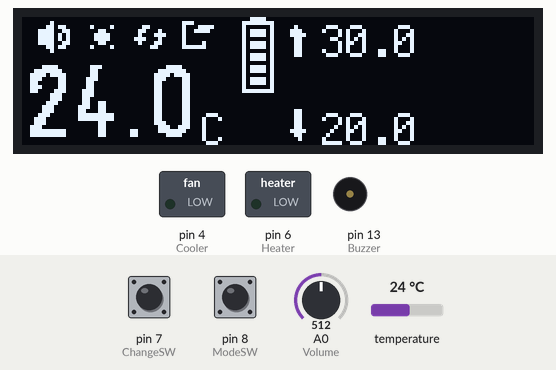
The sketch below on a simulated Arduino Nano, built with avr-gcc and run on an emulated ATmega328P. On the bench: 128×32 one-colour display, switched loads named in the sketch (green lamp = pin HIGH), buzzer (waves = sounding, pin HIGH). Inputs (shaded band) come from the test bench; at power-on: pin 8 (ModeSW) LOW, temperature 24 °C, pin 7 (ChangeSW) LOW, A0 (Volume) = 512. EEPROM starts erased; what the sketch prints to the serial monitor is not drawn.

Above: at 3.7 s.
3.8 s: pin 8 (ModeSW) pulled HIGH for 3.2 s
At 8.5 s:
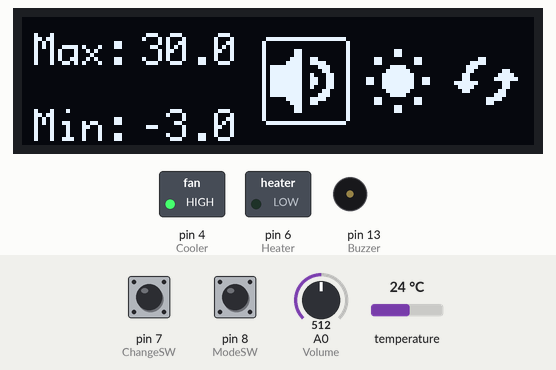
9.2 s: pin 8 (ModeSW) pulled HIGH for 3.2 s
At 13.1 s:
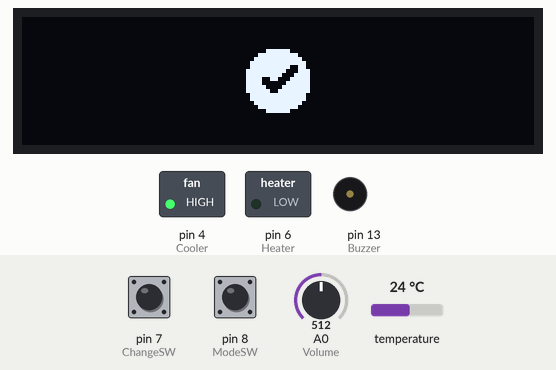
14.7 s: temperature set to 29.5 °C
At 16.6 s:
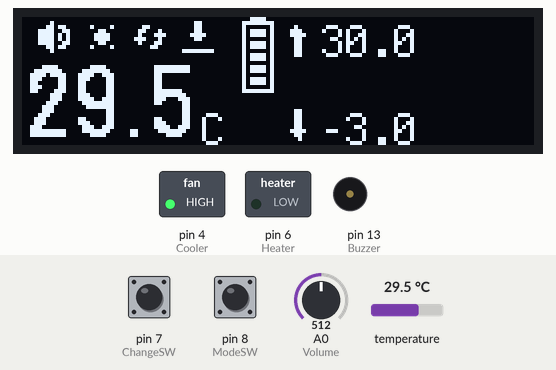
17.4 s: temperature set to 30.4 °C
At 19.7 s:
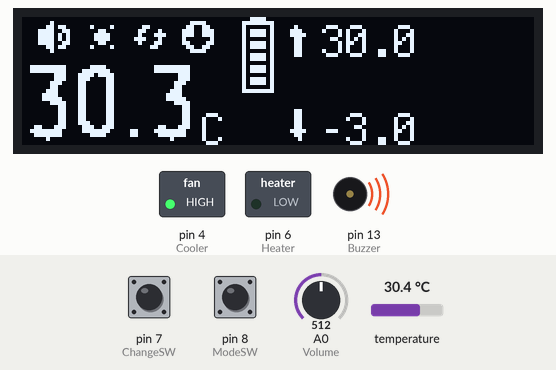
20.0 s: temperature set to 0 °C
At 21.5 s:
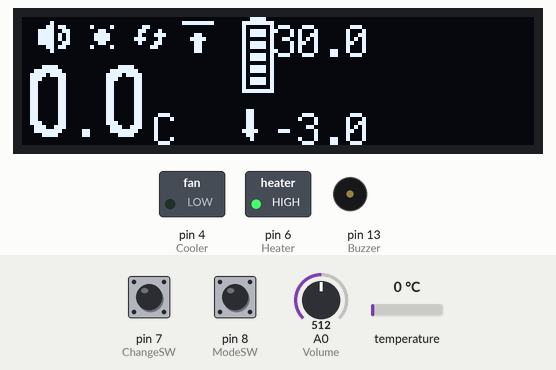
22.6 s: pin 8 (ModeSW) pulled HIGH for 1 s
At 24.5 s:
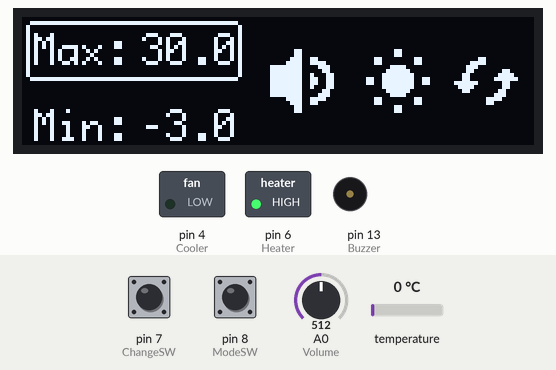
Timing chart, 0 to 26.0 s (numbered marks = the images above; inputs shaded):
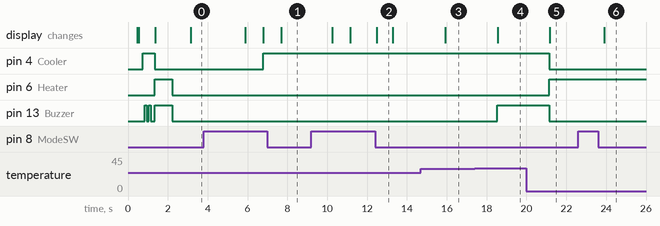

The sketch:

Main.ino
```cpp
/*

Auth : Saniar_Mf
My Github : https://github.com/saniar-mf

*/

// importing librarys
#include <Arduino.h>
#include <EEPROM.h>
#include <SPI.h>
#include <U8g2lib.h>
#include <Wire.h>

#include <math.h>
#include <stdio.h>
#include <stdlib.h>
#include <string.h>

#include <DallasTemperature.h>
#include <OneWire.h>

// Defining Ports and Protocols
#define ONE_WIRE_BUS 2

#define Buzzer 13
#define Heater 6
#define Cooler 4

#define Volume A0
#define SourceVoltage A7 //we don't need this in this project

#define ModeSW 8
#define ChangeSW 7

OneWire oneWire(ONE_WIRE_BUS);

DallasTemperature TempSensors(&oneWire);

U8G2_SSD1306_128X32_UNIVISION_F_HW_I2C u8g2(U8G2_R0); // Connected to arduino I2C

// Main Values
float Temp1;
float MaxTemp;
float MinTemp;

bool Alarm = 0;
bool HeaterState = 0;
bool CoolerState = 0;

bool Place = 0;
uint8_t Item = 0;

float TempLog[8];
uint8_t SN = 123;
uint8_t Status = 91;
uint8_t BTStatus = 53;
bool PowerSave = 0;
//EEPROM Memory address
const char AdAlarm = 0;
const char AdHS = 1;
const char AdCS = 2;

const char AdMax = 3;
const char AdMin = 8;

void setup(void)
{
    Serial.begin(9600);

    pinMode(Buzzer, OUTPUT);
    pinMode(Heater, OUTPUT);
    pinMode(Cooler, OUTPUT);
    pinMode(SourceVoltage, INPUT);

    Serial.write(SN);
    Serial.println("SettingUp");
    bool BT = 0;
    // This Codes is for checking EEPROM and if was True it means that this is first start afret uploading code and after putting default valuess in EEPROM
    if (EEPROM.read(0) == 255 and EEPROM.read(1) == 255 and EEPROM.read(2) == 255)
    {
        EEPROM.put(AdMax, 30.0);
        EEPROM.put(AdMin, 20.0);
        EEPROM.put(AdAlarm, 1);
        EEPROM.put(AdHS, 1);
        EEPROM.put(AdCS, 1);
        EEPROM.put(14, BT); // if battery was low and mcu reset all the time when checking relays
        Serial.println("FirstStart");
        delay(400);
    }
    // Getting Values from EEPROM memory
    EEPROM.get(AdMax, MaxTemp);
    EEPROM.get(AdMin, MinTemp);
    EEPROM.get(AdAlarm, Alarm);
    EEPROM.get(AdHS, HeaterState);
    EEPROM.get(AdCS, CoolerState);
    EEPROM.get(14, BT);
    // main start up
    u8g2.begin();
    TempSensors.begin();
    u8g2.clearBuffer();                    // clear the internal memory
    u8g2.setFont(u8g2_font_logisoso18_tr); // suitable fonts from https://github.com/olikraus/u8g2/wiki/fntlistall
    u8g2.drawStr(10, 30, "Saniar_Mf");
    u8g2.sendBuffer(); // transfer internal memory to the display

    if (BT == 0 || GetBattery() <= 3.75)
    {
        BatteryLow();
    }

    digitalWrite(Heater, LOW);
    digitalWrite(Cooler, HIGH);
    digitalWrite(Buzzer, LOW);
    delay(100);
    digitalWrite(Buzzer, Alarm);
    delay(100);
    digitalWrite(Buzzer, LOW);
    delay(100);
    digitalWrite(Buzzer, Alarm);
    delay(100);
    digitalWrite(Buzzer, LOW);
    delay(200);
    digitalWrite(Heater, HIGH);
    digitalWrite(Cooler, LOW);
    digitalWrite(Buzzer, Alarm);
    u8g2.setPowerSave(PowerSave);
    u8g2.clearBuffer();
    u8g2.drawStr(30, 30, "Ready");
    u8g2.sendBuffer();
    TempSensors.requestTemperatures();
    Temp1 = TempSensors.getTempCByIndex(0);
    if(Temp1<=-126){
        InsertSensor();
    }
    for (int i = 0; i < 8; i++)
    {
        TempLog[i] = Temp1;
    }

    delay(100);
    digitalWrite(Buzzer, LOW);
    digitalWrite(Cooler, LOW);
    digitalWrite(Heater, LOW);
    Serial.println("Ready");
    delay(100);
    EEPROM.put(14, 1);
}

void loop(void)
{
    // Serial.println(GetBattery());
    if (GetBattery() <= 3.75)
    {
        BatteryLow();
    }
    if (Serial.available() > 0)
    {
        SerialParser();
    }
    if (Place == 0)
    { // in main meno
        if (digitalRead(ModeSW) == 1)
        {
            delay(30);
            if (digitalRead(ModeSW) == 1)
            {
                Place = 1;
                delay(70);
                Setting();
            }
        }
        else
        {
            MainSC();
            delay(500);
        }
    }
    else if (Place == 1)
    { // in Setting Meno
        if (digitalRead(ModeSW) == 1)
        {
            delay(30);
            if (digitalRead(ModeSW) == 1)
            {
                Item += 1;
                delay(70);
            }
        }
        Setting();
    }
}

// this function make Temp string from temprature value to make show able in display
void getString(char *str)
{
    char s[7];
    char *sign = "-";
    if (Temp1 >= 0)
    {
        sign = "";
    }
    int d = abs(Temp1);
    int a = (int)((fabs(Temp1) - (float)d) * 10);
    snprintf(s, 7, "%s%d.%d", sign, d, a);
    strcpy(str, s);
}
// this function make Min\Max string from values to make show able in display
void getMaxMin(char *Max, char *Min)
{
    char MaxStr[7];
    char MinStr[7];

    char *signM = "-";
    char *signm = "-";

    if (MaxTemp >= 0.0)
    {
        signM = "";
    }
    if (MinTemp >= 0.0)
    {
        signm = "";
    }

    int dM = abs((int)MaxTemp);
    int aM = (int)((fabs(MaxTemp) - (float)dM) * 10);
    snprintf(MaxStr, 7, "%s%d.%d", signM, dM, aM);

    int dm = abs((int)MinTemp);
    int am = (int)((fabs(MinTemp) - (float)dm) * 10);
    snprintf(MinStr, 7, "%s%d.%d", signm, dm, am);

    strcpy(Min, MinStr);
    strcpy(Max, MaxStr);
}
void SerialParser()
{
    String DATA = Serial.readString();
    // PostMethod = Set+MaxTemp+MinTemp+AlarmState+HeaterState+CoolerState+PowerSavingMode
    // GetMethod =i will send:SN+Temp+MinTemp+MaxTemp+AlarmState+HeaterState+CoolerState+VccVoltage+PowerSavingMode
    String Pieces[7] = {"Set", "200", "200", "2", "2", "2","2"};
    Pieces[0] = DATA.substring(0, DATA.indexOf("+"));

    uint8_t lastIndex = DATA.indexOf("+"), i = 1;

    while (lastIndex < DATA.length() and i < 7)
    {
        Pieces[i] = DATA.substring(lastIndex + 1, DATA.indexOf("+", lastIndex + 1));
        lastIndex = DATA.indexOf("+", lastIndex + 1);
        i++;
    }

    if (Pieces[0] == "Set")
    {
        if (Pieces[1].toInt() < 125 && Pieces[1].toInt() > -50)
        { // MaxTemp

            MaxTemp = Pieces[1].toInt();
            float DF = MaxTemp - MinTemp;
            if (DF <= 1)
            {
                MinTemp = MaxTemp - 1;
            }
        }
        if (Pieces[2].toInt() < 125 && Pieces[2].toInt() > -50)
        { // MinTemp
            MinTemp = Pieces[2].toInt();
            float DF = MaxTemp - MinTemp;
            if (DF <= 1)
            {
                MaxTemp = MinTemp + 1;
            }
        }
        if (Pieces[3].toInt() < 2 && Pieces[3].toInt() >= 0)
        { // Alarm State
            Alarm = Pieces[3].toInt();
        }
        if (Pieces[4].toInt() < 2 && Pieces[4].toInt() >= 0)
        { // Heater State
            HeaterState = Pieces[4].toInt();
        }
        if (Pieces[5].toInt() < 2 && Pieces[5].toInt() >= 0)
        { // Cooler State
            CoolerState = Pieces[5].toInt();
        }
        if (Pieces[6].toInt() < 2 && Pieces[6].toInt() >= 0)
        { // Cooler State
            PowerSave = Pieces[6].toInt();
            u8g2.setPowerSave(PowerSave);
        }
        WriteEEPROM();
    }
    else if (Pieces[0] == "Get")
    {
        if(Pieces[1]=="T"){
          String infos = String(SN)+"+"+String(Temp1);
          Serial.println(infos);
        }
        else{


      // 7% of memory!!!
        //       send:SN+Temp+MinTemp+MaxTemp+AlarmState+HeaterState+CoolerState+VccVoltage+PowerSavingMode
        String infos = String(SN)+"+"+String(Temp1)+"+"+String(MaxTemp)+"+"+String(MinTemp)+"+"+String(Alarm)+"+"+String(HeaterState)+"+"+String(CoolerState)+"+"+(GetBattery())+"+"+String(PowerSave);
        Serial.println(infos);
        // Serial.println("ST+123");
        // Serial.println(Temp1);
        // Serial.println(MaxTemp);
        // Serial.println(MinTemp);
        // Serial.println(Alarm);
        // Serial.println(HeaterState);
        // Serial.println(CoolerState);
        // Serial.println(GetBattery());
        // Serial.println("End+123");
    }
    }
}
void InsertSensor(){
    delay(200);
    TempSensors.requestTemperatures();
    Temp1 = TempSensors.getTempCByIndex(0);
    if(Temp1<=-126){
        u8g2.clearBuffer();
        u8g2.setFont(u8g2_font_profont12_tr);
        u8g2.drawStr(16, 22, "!Insert DS18B20!");
        u8g2.sendBuffer();
        digitalWrite(Heater, LOW);
        digitalWrite(Cooler, LOW);
        Serial.println("SensorDetached");
        bool al = 0;
        while (1)
        {
            digitalWrite(Buzzer,al);
            al = !al;
            TempSensors.requestTemperatures();
            Temp1 = TempSensors.getTempCByIndex(0);
            if(Temp1>=-125){
                break;
            }
            delay(500);
        }
        Serial.println("SensoreAttached");
    }


}
void BatteryLow()
{

    delay(200); // this delay is because in a moments relays get on use too many current and so battery voltage get decrease for a moment.
    if (GetBattery() <= 3.75)
    {
        Serial.println("BatteryLow");
        Serial.println(GetBattery());
        EEPROM.update(14, 0);
        u8g2.clearBuffer();
        u8g2.setFont(u8g2_font_battery19_tn);
        u8g2.drawGlyph(60, 26, BTStatus);
        u8g2.sendBuffer();
        digitalWrite(Heater, LOW);
        digitalWrite(Cooler, LOW);

        bool al = 0;
        while (GetBattery() <= 3.7)
        {
            delay(1000);
            digitalWrite(Buzzer,al);
            al != al;
        }
    }
    Serial.println("BatteryOK");
}
float GetBattery()
{
    long result;
    // Read 1.1V reference against AVcc
    ADMUX = _BV(REFS0) | _BV(MUX3) | _BV(MUX2) | _BV(MUX1);
    delay(2);            // Wait for Vref to settle
    ADCSRA |= _BV(ADSC); // Convert
    while (bit_is_set(ADCSRA, ADSC));
    result = ADCL;
    result |= ADCH << 8;
    result = 1126400L / result; // Back-calculate AVcc in mV
    float Voltage = (float)result / 1000;//Converting mV to V
    Voltage += Voltage * 0.1;//there is a problem in reading VCC that resalt is 90% of Real VCC.
    if (Voltage >= 4.2)
    {
        BTStatus = 53;
    }
    else if (Voltage >= 4.0)
    {
        BTStatus = 52;
    }
    else if (Voltage >= 3.9)
    {
        BTStatus = 51;
    }
    else if (Voltage >= 3.8)
    {
        BTStatus = 49;
    }
    else
    {
        BTStatus = 48;
    }
    return Voltage;
}
void Setting()
{
    TempSensors.requestTemperatures();
    Temp1 = TempSensors.getTempCByIndex(0);
    if(Temp1<=-126){
        InsertSensor();
    }
    u8g2.clearBuffer();
    char MaxStr[7];
    char MinStr[7];
    getMaxMin(MaxStr, MinStr);
    u8g2.setFont(u8g2_font_profont12_tr);
    u8g2.drawStr(3, 12, "Max: ");
    unsigned char width = u8g2.getStrWidth("Max: ");
    u8g2.drawStr(width, 12, MaxStr);
    u8g2.drawStr(3, 31, "Min: ");
    u8g2.drawStr(width, 31, MinStr);
    if (u8g2.getStrWidth(MaxStr) >= u8g2.getStrWidth(MinStr))
    {
        width += u8g2.getStrWidth(MaxStr);
    }
    else
    {
        width += u8g2.getStrWidth(MinStr);
    }

    if (Item == 0)
    { // MaxTemp
        int VolumeV = (analogRead(Volume) / 4) - 131;
        if (VolumeV - 1 > MinTemp)
        {
            MaxTemp = VolumeV;
        }
        u8g2.drawRFrame(1, 1, width + 1, 15, 1);
        // Drawing Frame
    }
    else if (Item == 1)
    { // MinTemp
        int VolumeV = (analogRead(Volume) / 4) - 131;
        if(VolumeV<-50){
          VolumeV = -50;
        }
        if (VolumeV + 1 < MaxTemp)
        {
            MinTemp = VolumeV;
        }
        u8g2.drawRFrame(1, 19, width + 1, 15, 1);
    }
    else if (Item == 2)
    { // Alarm
        u8g2.drawRFrame(width + 7, 5, 22, 22, 1);
        if (digitalRead(ChangeSW) == 1)
        {
            delay(40);
            if (digitalRead(ChangeSW) == 1)
            {
                if (Alarm == 1)
                {
                    Alarm = 0;
                    digitalWrite(Buzzer, LOW);
                }
                else
                {
                    Alarm = 1;
                }
                delay(160);
            }
        }
    }
    else if (Item == 3)
    { // Heater
        u8g2.drawRFrame(width + 30, 5, 22, 22, 1);
        if (digitalRead(ChangeSW) == 1)
        {
            delay(40);
            if (digitalRead(ChangeSW) == 1)
            {
                if (HeaterState == 1)
                {
                    HeaterState = 0;
                    digitalWrite(Heater, LOW);
                }
                else
                {
                    HeaterState = 1;
                }
                delay(160);
            }
        }
    }
    else if (Item == 4)
    { // Cooler
        u8g2.drawRFrame(width + 51, 5, 22, 22, 1);
        if (digitalRead(ChangeSW) == 1)
        {
            delay(40);
            if (digitalRead(ChangeSW) == 1)
            {
                if (CoolerState == 1)
                {
                    CoolerState = 0;
                    digitalWrite(Cooler, LOW);
                }
                else
                {
                    CoolerState = 1;
                }
                delay(160);
            }
        }
    }

    // Drawing Icons
    u8g2.setFont(u8g2_font_open_iconic_play_2x_t);

    width += 5;
    if (Alarm == 1)
    {
        u8g2.drawGlyph(width + 4, 24, 79);
    }
    else
    {
        u8g2.drawGlyph(width + 4, 24, 81);
    }
    u8g2.setFont(u8g2_font_open_iconic_weather_2x_t);
    if (HeaterState == 1)
    {
        u8g2.drawGlyph(width + 28, 24, 69);
    }
    else
    {
        u8g2.drawGlyph(width + 28, 24, 66);
    }
    u8g2.setFont(u8g2_font_open_iconic_check_2x_t);
    if (CoolerState == 1)
    {
        u8g2.setFont(u8g2_font_open_iconic_arrow_2x_t);
        u8g2.drawGlyph(width + 50, 24, 87);
    }
    else
    {
        u8g2.drawGlyph(width + 50, 24, 66);
    }
    ApplyOuts();

    if (Item == 5)
    {
        WriteEEPROM();
        Place = 0;
        Item = 0;
        u8g2.clearBuffer();
        u8g2.setFont(u8g2_font_open_iconic_check_2x_t);
        u8g2.drawGlyph(56, 24, 65);
        delay(400);
    }
    u8g2.sendBuffer();
}

void MainSC()
{
    TempSensors.requestTemperatures();
    Temp1 = TempSensors.getTempCByIndex(0);
    if(Temp1<=-126){
        InsertSensor();
    }
    u8g2.clearBuffer();
    u8g2.setFont(u8g2_font_logisoso18_tr);

    char str[7];
    getString(str);
    int width_temp = u8g2.getStrWidth(str);
    u8g2.drawStr(1, 30, str);
    u8g2.setFont(u8g2_font_profont12_tr);
    u8g2.drawUTF8(width_temp + 4, 32, "°C");

    char Max[7];
    char Min[7];
    getMaxMin(Max, Min);
    u8g2.drawStr(width_temp + 34, 10, Max);
    u8g2.drawStr(width_temp + 34, 32, Min);
    u8g2.setFont(u8g2_font_open_iconic_arrow_1x_t);

    u8g2.drawGlyph(width_temp + 24, 10, 75); // Max
    u8g2.drawGlyph(width_temp + 24, 31, 72); // Min

    u8g2.setFont(u8g2_font_open_iconic_play_1x_t);
    ApplyOuts();
    // Drawing icons

    if (Alarm == 1)
    {
        u8g2.drawGlyph(4, 9, 79); // Sound
    }
    else
    {
        u8g2.drawGlyph(4, 9, 81);
    }
    u8g2.setFont(u8g2_font_open_iconic_weather_1x_t);
    if (HeaterState == 1)
    {
        u8g2.drawGlyph(16, 9, 69);
    }
    else
    {
        u8g2.drawGlyph(16, 9, 66);
    }
    u8g2.setFont(u8g2_font_open_iconic_arrow_1x_t);
    if (CoolerState == 1)
    {
        u8g2.drawGlyph(28, 9, 87);
    }
    else
    {
        u8g2.setFont(u8g2_font_open_iconic_check_1x_t);
        u8g2.drawGlyph(28, 9, 66);
    }
    u8g2.drawGlyph(40, 9, Status);
    u8g2.setFont(u8g2_font_battery19_tn);
    u8g2.drawGlyph(55, 19, BTStatus);
    u8g2.sendBuffer();
}

void WriteEEPROM()
{
    EEPROM.put(AdMax, MaxTemp);
    EEPROM.put(AdMin, MinTemp);
    EEPROM.put(AdAlarm, Alarm);

    EEPROM.put(AdHS, HeaterState);
    EEPROM.put(AdCS, CoolerState);
    Serial.println("SettingUpdate");
}

void ApplyOuts()
{

    if (Temp1 >= MaxTemp)
    { // temprature is higher than max value
        Status = 68;
        digitalWrite(Buzzer, Alarm);
        digitalWrite(Cooler, CoolerState);
        digitalWrite(Heater, LOW);
        Serial.println("HT");
    }
    else if (Temp1 <= MinTemp)
    { // temprature is lower than min value
        Status = 71;
        digitalWrite(Buzzer, Alarm);
        digitalWrite(Heater, HeaterState);
        digitalWrite(Cooler, LOW);
        Serial.println("LT");
    }
    else if (Temp1 > MaxTemp - ((MaxTemp - MinTemp) / 3))
    { // this means starting cooling when temp is more than 2/3 avrage max-min
        Status = 84;
        digitalWrite(Cooler, CoolerState);
        digitalWrite(Heater, LOW);
        digitalWrite(Buzzer, LOW);
        Serial.println("HPT");
    }
    else if (Temp1 < MinTemp + ((MaxTemp - MinTemp) / 3))
    {// this means starting cooling when temp is less than 1/3 avrage max-min
        Status = 85;
        digitalWrite(Heater, HeaterState);
        digitalWrite(Cooler, LOW);
        digitalWrite(Buzzer, LOW);
        Serial.println("LPT");
    }

    else
    {
        float temp = TempLog[0];
        for (int i = 0; i < 7; i++)
            TempLog[i] = TempLog[i + 1];
        TempLog[7] = temp;
        if (((TempLog[0] + TempLog[1] + TempLog[2] + TempLog[3]) - (TempLog[4] + TempLog[5] + TempLog[6] + TempLog[7])) > 0 and Temp1 < (MaxTemp - MinTemp) / 2)
        { // Ro be kahesh
            if (HeaterState == 1)
            {
                digitalWrite(Heater, HIGH);
                digitalWrite(Cooler, LOW);
                Serial.println("FDT");
            }
        }
        else if (((TempLog[0] + TempLog[1] + TempLog[2] + TempLog[3]) - (TempLog[4] + TempLog[5] + TempLog[6] + TempLog[7])) < 0 and Temp1 > (MaxTemp - MinTemp) / 2)
        { // Ro be AfZayesh
            if (CoolerState == 1)
            {
                digitalWrite(Cooler, HIGH);
                digitalWrite(Heater, LOW);
                Serial.println("FIT");
            }
        }
        else
        {
            digitalWrite(Buzzer, LOW);
            digitalWrite(Cooler, LOW);
            digitalWrite(Heater, LOW);
        }
        Status = 91;
    }
}
```

Measured:
- the behaviour switches between 29.9 and 30 °C on temperature (found by bisection; images 3 and 4)
- after the input at 3.8 s, pin 4 (Cooler): LOW → HIGH after 3.0 s; the display: first changes after 2.1 s (image 1 shows a later state)
- after the input at 9.2 s, the display: first changes after 1.0 s (image 2 shows a later state)
- after the input at 14.7 s, the display: changes after 1.2 s (image 3)
- after the input at 17.4 s, pin 13 (Buzzer): LOW → HIGH after 1.1 s; the display: changes after 1.2 s (image 4)
- after the input at 20.0 s, pin 4 (Cooler), pin 13 (Buzzer): HIGH → LOW after 1.2 s; pin 6 (Heater): LOW → HIGH after 1.2 s; the display: changes after 1.2 s (image 5)
- after the input at 22.6 s, the display: changes after 1.3 s (image 6)
